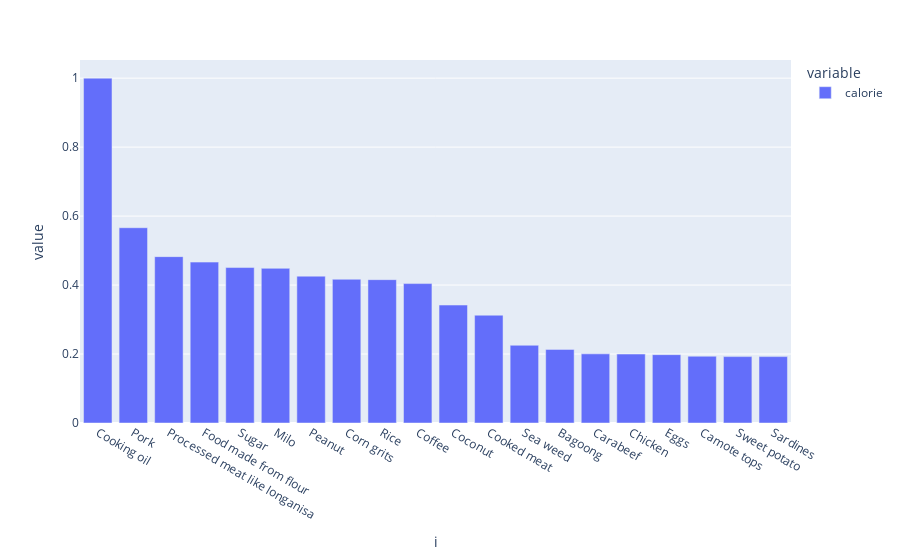

The code cell stored with this chart in its notebook:
### Code cell
# Discover the top 20 foods with the highest calories
cal = fct['calorie'].sort_values(ascending=False).head(20)
px.bar(cal/cal[0])

### Figure 1 — Plotly figure (JSON) as saved in the notebook; plotly's stock layout.template omitted (floating-point values rounded to 4 significant figures)
{"data": [{"alignmentgroup": "True", "hovertemplate": "variable=calorie<br>i=%{x}<br>value=%{y}<extra></extra>", "legendgroup": "calorie", "marker": {"color": "#636efa", "pattern": {"shape": ""}}, "name": "calorie", "offsetgroup": "calorie", "orientation": "v", "showlegend": true, "textposition": "auto", "type": "bar", "x": ["Cooking oil", "Pork", "Processed meat like longanisa", "Food made from flour", "Sugar", "Milo", "Peanut", "Corn grits", "Rice", "Coffee", "Coconut ", "Cooked meat", "Sea weed", "Bagoong", "Carabeef", "Chicken", "Eggs", "Camote tops", "Sweet potato", "Sardines"], "xaxis": "x", "y": [1, 0.5663, 0.4824, 0.4666, 0.4507, 0.4485, 0.4258, 0.4168, 0.4156, 0.4043, 0.342, 0.3126, 0.2254, 0.2135, 0.2005, 0.1999, 0.1982, 0.1937, 0.1925, 0.1925], "yaxis": "y"}], "layout": {"barmode": "relative", "legend": {"title": {"text": "variable"}, "tracegroupgap": 0}, "margin": {"t": 60}, "xaxis": {"anchor": "y", "domain": [0, 1], "title": {"text": "i"}}, "yaxis": {"anchor": "x", "domain": [0, 1], "title": {"text": "value"}}}}
